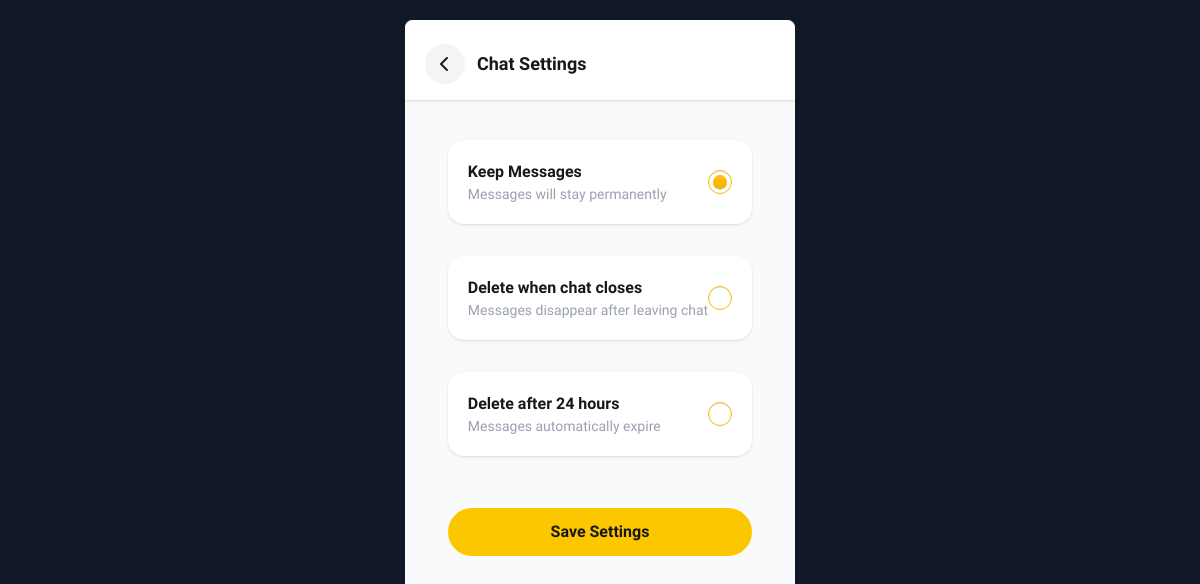
The app's page /chat/3/settings/ (signed in), older data.
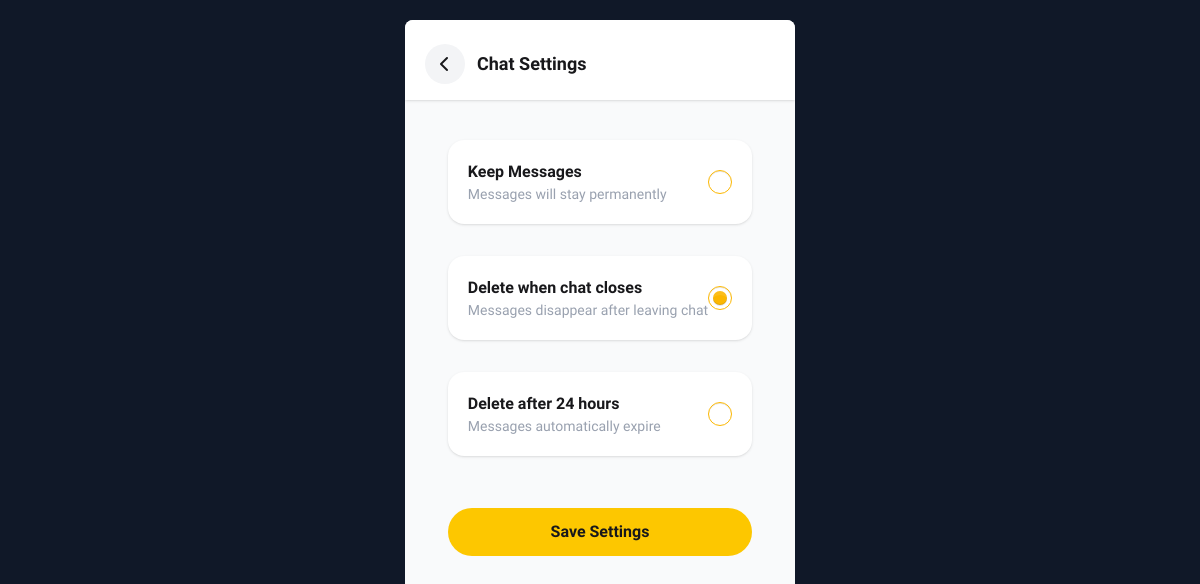
The same page, newer data.
### snapchat/models.py (models this page shows, shortened)
class Conversation(models.Model):
   class Mode(models.TextChoices):
        KEEP='keep','Keep'
        ON_CLOSE='on_close','ON_CLOSE',
        AFTER_24HR = "after_24_hr","After_24_hr"
   participants = models.ManyToManyField(get_user_model(), related_name='conversations')
   mode = models.CharField(max_length=20, choices=Mode.choices, default=Mode.KEEP)
   streak = models.PositiveIntegerField(default=0, editable=False)
   created_at = models.DateTimeField(auto_now_add=True)
   updated_at = models.DateTimeField(auto_now=True)

### snapchat/views.py (the view)
# urls.py: path('chat/<int:id>/settings/',views.chat_setting,name='chat-settings'),
def chat_setting(request,id):
    conversation = get_object_or_404(Conversation, id=id, participants = request.user)
    friend = conversation.participants.exclude(id = request.user.id).first()
    return render(request, 'pages/setting.html', {'conversation':conversation, 'friend':friend})

### snapchat/templates/pages/setting.html (shortened to what this page needs)
{% extends 'index.html' %}
{% load static %}
{% block main %}
<div class="h-full bg-gray-50">
    <div class="pt-6 px-5 pb-4 bg-white shadow-sm flex items-center gap-3">
        <a href="{% url 'chat' friend.id %}"
        class="w-10 h-10 rounded-full bg-gray-100 flex items-center justify-center">
            <i class="fa-solid fa-chevron-left"></i>
        </a>
        <h2 class="text-lg font-bold">
            Chat Settings
        </h2>
    </div>
    <div class=" space-y-4 flex felx-col justify-center mt-10 min-h-full">
        <form
        method="POST"
        action="{% url 'update-chat-settings' conversation.id %}"
        class="min-h-full flex flex-col gap-8">
        <label class="bg-white rounded-2xl p-5 flex items-center justify-between shadow-sm">
            <div>
                <h3 class="font-bold">
                    Keep Messages
                </h3>
                <p class="text-sm text-gray-400">
                    Messages will stay permanently
                </p>
            </div>
            <input
            type="radio"
            name="mode"
            value="keep"
            class="radio radio-warning"
            {% if conversation.mode == 'keep' %}
            checked
            {% endif %}
            >
        </label>
        <label class="bg-white rounded-2xl p-5 flex items-center justify-between shadow-sm">
            <div>
                <h3 class="font-bold">
                    Delete when chat closes
                </h3>
                <p class="text-sm text-gray-400">
                    Messages disappear after leaving chat
                </p>
            </div>
            <input
            type="radio"
            name="mode"
            value="on_close"
            class="radio radio-warning"
            {% if conversation.mode == 'on_close' %}
            checked
            {% endif %}
            >
        </label>
        <label class="bg-white rounded-2xl p-5 flex items-center justify-between shadow-sm">
            <div>
                <h3 class="font-bold">
                    Delete after 24 hours
                </h3>
                <p class="text-sm text-gray-400">
                    Messages automatically expire
                </p>
            </div>
            <input
            type="radio"
            name="mode"
            value="after_24_hr"
            class="radio radio-warning"
            >
        </label>
        <button
        type="submit"
        class="mt-5 w-full bg-yellow-400 py-3 rounded-full font-bold">
            Save Settings
        </button>
        </form>
    </div>
</div>
{% endblock %}

### snapchat/templates/index.html
{% extends 'base.html' %}
{% block content %}
<div class="h-screen overflow-hidden bg-gray-900 flex items-center justify-center sm:p-4">
    <div class="relative h-[100dvh] w-full max-w-[390px] bg-white sm:h-[844px] sm:max-h-[95dvh] sm:rounded-lg flex flex-col overflow-hidden">
        {% block main %}
        {% endblock %}
    </div>
</div>
{% endblock %}

### snapchat/templates/base.html (shortened to what this page needs)
<!DOCTYPE html>
<html lang="en">
  <head>
    <link href="https://cdn.jsdelivr.net/npm/daisyui@5" rel="stylesheet" type="text/css" />
    <script src="https://cdn.jsdelivr.net/npm/@tailwindcss/browser@4"></script>
    <link href="https://unpkg.com/maplibre-gl/dist/maplibre-gl.css" rel="stylesheet" />
  </head>
  <body>
    {% block content %}
    {% endblock %}
  </body>
</html>

### snapchat/templates/base.html (style rules this page uses)
html, body { height: 100%; margin: 0; }
* { font-family: 'Public Sans', sans-serif; }

Row changes from the older to the newer data that the page shows:
changed Conversation: mode "☑ Keep Messages Messages will s" → "☐ Keep Messages Messages will s"; mode "☐ Delete when chat closes Messa" → "☑ Delete when chat closes Messa"
